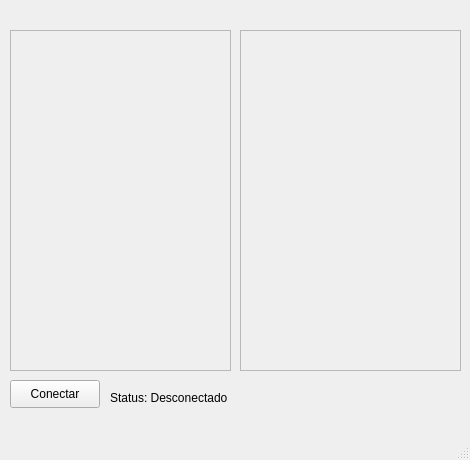
<?xml version="1.0" encoding="UTF-8"?>
<ui version="4.0">
 <class>MainWindow</class>
 <widget class="QMainWindow" name="MainWindow">
  <property name="geometry">
   <rect>
    <x>0</x>
    <y>0</y>
    <width>470</width>
    <height>460</height>
   </rect>
  </property>
  <property name="windowTitle">
   <string>MainWindow</string>
  </property>
  <widget class="QWidget" name="centralwidget">
   <widget class="QFrame" name="buttonA_frame">
    <property name="geometry">
     <rect>
      <x>10</x>
      <y>30</y>
      <width>221</width>
      <height>341</height>
     </rect>
    </property>
    <property name="frameShape">
     <enum>QFrame::StyledPanel</enum>
    </property>
    <property name="frameShadow">
     <enum>QFrame::Raised</enum>
    </property>
    <widget class="ButtonOptions" name="buttonA" native="true">
     <property name="geometry">
      <rect>
       <x>0</x>
       <y>0</y>
       <width>221</width>
       <height>341</height>
      </rect>
     </property>
    </widget>
   </widget>
   <widget class="QPushButton" name="pushButton_connect">
    <property name="geometry">
     <rect>
      <x>10</x>
      <y>380</y>
      <width>90</width>
      <height>28</height>
     </rect>
    </property>
    <property name="text">
     <string>Conectar</string>
    </property>
   </widget>
   <widget class="QLabel" name="label_statusIsConnect">
    <property name="geometry">
     <rect>
      <x>110</x>
      <y>390</y>
      <width>131</width>
      <height>16</height>
     </rect>
    </property>
    <property name="text">
     <string>Status: Desconectado</string>
    </property>
   </widget>
   <widget class="QFrame" name="buttonB_frame">
    <property name="geometry">
     <rect>
      <x>240</x>
      <y>30</y>
      <width>221</width>
      <height>341</height>
     </rect>
    </property>
    <property name="frameShape">
     <enum>QFrame::StyledPanel</enum>
    </property>
    <property name="frameShadow">
     <enum>QFrame::Raised</enum>
    </property>
    <widget class="ButtonOptions" name="buttonB" native="true">
     <property name="geometry">
      <rect>
       <x>0</x>
       <y>0</y>
       <width>221</width>
       <height>341</height>
      </rect>
     </property>
    </widget>
   </widget>
  </widget>
  <widget class="QMenuBar" name="menubar">
   <property name="geometry">
    <rect>
     <x>0</x>
     <y>0</y>
     <width>470</width>
     <height>22</height>
    </rect>
   </property>
  </widget>
  <widget class="QStatusBar" name="statusbar"/>
 </widget>
 <customwidgets>
  <customwidget>
   <class>ButtonOptions</class>
   <extends>QWidget</extends>
   <header>src/interface/Button-control/ui/ui</header>
   <container>1</container>
  </customwidget>
 </customwidgets>
 <resources/>
 <connections/>
</ui>
